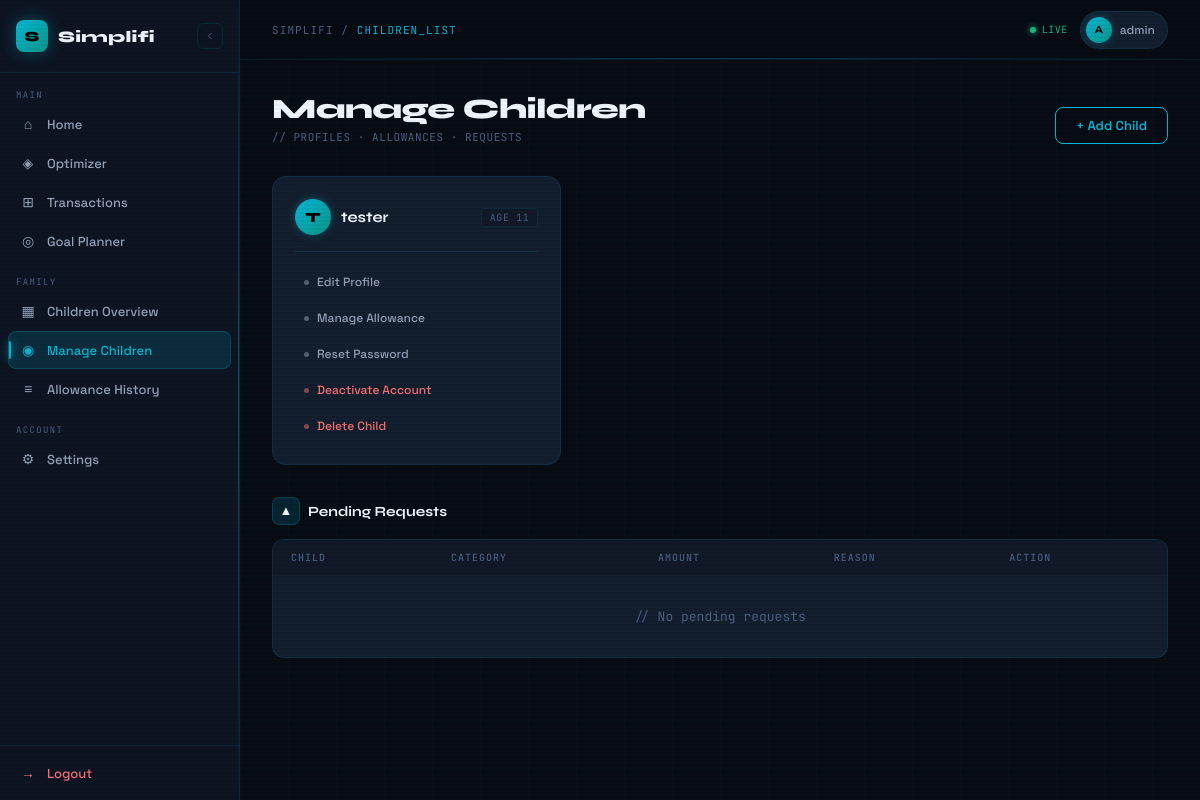
/children/list/ (signed in), run on the app's committed database.
### accounts/models.py (models this page shows, shortened)
class User(AbstractUser):
    ROLE_CHOICES = (
        ("parent", "Parent"),
        ("child", "Child"),
    )
    role = models.CharField(
        max_length=20,
        choices=ROLE_CHOICES,
        default="parent"
    )
    phone = models.CharField(max_length=15, blank=True)
    income_range = models.CharField(
        max_length=50,
        choices=[
            ('<5L', 'Below 5L'),
            ('5-10L', '5–10L'),
            ('10-25L', '10–25L'),
            ('25L+', '25L+'),
        ],
        blank=True
    )

### children/models.py (models this page shows, shortened)
class ChildProfile(models.Model):
    parent = models.ForeignKey(
        User,
        on_delete=models.CASCADE,
        related_name="children"
    )
    child_user = models.OneToOneField(
        User,
        on_delete=models.CASCADE,
        related_name="child_profile"
    )
    age = models.IntegerField(null=True, blank=True)
    created_at = models.DateTimeField(auto_now_add=True)
    is_active = models.BooleanField(default=True)

### children/views.py (the view)
# urls.py: path("list/", views.children_list, name="children_list"),
@login_required
def children_list(request):
    if request.user.role != "parent":
        return redirect("dashboard_home")
    children = ChildProfile.objects.filter(
        parent=request.user
    ).prefetch_related("fund_requests")
    requests = FundRequest.objects.filter(
        child__parent=request.user,
        status="pending"
    ).select_related("child", "category")
    return render(
        request,
        "children/children_list.html",
        {
            "children": children,
            "requests": requests
        }
    )

### children/templates/children/children_list.html (shortened to what this page needs)
{% extends "accounts/dashboard.html" %}
{% block content %}
<div class="page-header">
  <div>
    <div class="page-title">Manage Children</div>
    <div class="page-subtitle">// PROFILES · ALLOWANCES · REQUESTS</div>
  </div>
  <a href="{% url 'add_child' %}" class="submit-btn" style="text-decoration:none;display:inline-flex;align-items:center;">
    <span>+ Add Child</span>
  </a>
</div>
<div class="children-grid">
  {% for child in children %}
  <div class="child-card">
    <div class="cc-header">
      <div class="cc-avatar-wrap">
        <div class="cc-avatar">{{ child.child_user.username|first|upper }}</div>
        <div class="cc-name">{{ child.child_user.username }}</div>
      </div>
      <span class="cc-age">AGE {{ child.age }}</span>
    </div>
    <div class="cc-divider"></div>
    <div class="cc-actions">
      <a href="{% url 'edit_child' child.id %}" class="cc-action-link">
        <div class="cc-action-dot"></div> Edit Profile
      </a>
      <a href="{% url 'manage_allowance' child.id %}" class="cc-action-link">
        <div class="cc-action-dot"></div> Manage Allowance
      </a>
      <a href="{% url 'reset_child_password' child.id %}" class="cc-action-link">
        <div class="cc-action-dot"></div> Reset Password
      </a>
      <a href="{% url 'deactivate_child' child.id %}" class="cc-action-link danger">
        <div class="cc-action-dot"></div> Deactivate Account
      </a>
      <a href="{% url 'delete_child' child.id %}" class="cc-action-link danger"
         onclick="return confirm('Delete this child account permanently?')">
        <div class="cc-action-dot"></div> Delete Child
      </a>
    </div>
  </div>
  {% empty %}
  <div style="grid-column:1/-1;font-family:'JetBrains Mono',monospace;font-size:11px;color:var(--ink-3);padding:32px 0;">
    // No children added yet — click <strong style="color:var(--cyan)">+ Add Child</strong> to get started.
  </div>
  {% endfor %}
</div>
<div class="requests-section">
  <div class="section-title" style="margin-bottom:14px;">
    <div class="section-icon">▲</div>
    Pending Requests
  </div>
  <div class="table-wrap">
    <table>
      <thead>
        <tr>
          <th>Child</th>
          <th>Category</th>
          <th>Amount</th>
          <th>Reason</th>
          <th>Action</th>
        </tr>
      </thead>
      <tbody>
        {% for r in requests %}
        <tr>
          <td style="color:var(--ink);font-weight:600;">{{ r.child.child_user.username }}</td>
          <td>{{ r.category.name }}</td>
          <td class="mono">₹{{ r.amount }}</td>
          <td style="color:var(--ink-3);font-size:12px;max-width:200px;">{{ r.reason }}</td>
          <td style="display:flex;gap:6px;padding:13px 18px;">
            <a href="{% url 'approve_request' r.id %}" class="approve-link green">Approve</a>
            <a href="{% url 'reject_request' r.id %}" class="approve-link red">Reject</a>
          </td>
        </tr>
        {% empty %}
        <tr class="empty-row"><td colspan="5">// No pending requests</td></tr>
        {% endfor %}
      </tbody>
    </table>
  </div>
</div>
{% endblock %}

### accounts/templates/accounts/dashboard.html (shortened to what this page needs)
{% load static %}
<!DOCTYPE html>
<html lang="en">
<head>
</head>
<body>
<div class="shell">
  <aside class="sidebar" id="sidebar">
    <div class="sidebar-logo">
      <div class="logo-mark" onclick="toggleSidebar()">S</div>
      <span class="logo-text">Simplifi</span>
      <button class="toggle-btn" onclick="toggleSidebar()" title="Collapse">
        <svg width="12" height="12" fill="none" stroke="currentColor" stroke-width="2" viewBox="0 0 24 24">
          <path d="M15 18l-6-6 6-6"/>
        </svg>
      </button>
    </div>
    <nav>
      {% if request.user.role == "parent" %}
        <div class="nav-section-label">Main</div>
        <a href="{% url 'dashboard_home' %}" class="nav-link {% if request.resolver_match.url_name == 'dashboard_home' %}active{% endif %}">
          <span class="nav-icon">⌂</span>
          <span class="nav-label">Home</span>
        </a>
        <a href="{% url 'finance_overview' %}" class="nav-link {% if request.resolver_match.url_name == 'finance_overview' %}active{% endif %}">
          <span class="nav-icon">◈</span>
          <span class="nav-label">Optimizer</span>
        </a>
        <a href="{% url 'transactions' %}" class="nav-link {% if request.resolver_match.url_name == 'transactions' %}active{% endif %}">
          <span class="nav-icon">⊞</span>
          <span class="nav-label">Transactions</span>
        </a>
        <a href="{% url 'goal_dashboard' %}" class="nav-link {% if request.resolver_match.url_name == 'goal_dashboard' %}active{% endif %}">
          <span class="nav-icon">◎</span>
          <span class="nav-label">Goal Planner</span>
        </a>
        <div class="nav-section-label" style="margin-top:8px;">Family</div>
        <a href="{% url 'parent_children_dashboard' %}" class="nav-link">
          <span class="nav-icon">▦</span>
          <span class="nav-label">Children Overview</span>
        </a>
        <a href="{% url 'children_list' %}" class="nav-link {% if request.resolver_match.url_name == 'children_list' %}active{% endif %}">
          <span class="nav-icon">◉</span>
          <span class="nav-label">Manage Children</span>
        </a>
        <a href="{% url 'allowance_history' %}" class="nav-link">
          <span class="nav-icon">≡</span>
          <span class="nav-label">Allowance History</span>
        </a>
        <div class="nav-section-label" style="margin-top:8px;">Account</div>
        <a href="{% url 'settings_page' %}" class="nav-link {% if request.resolver_match.url_name == 'settings_page' %}active{% endif %}">
          <span class="nav-icon">⚙</span>
          <span class="nav-label">Settings</span>
        </a>
      {% endif %}
    </nav>
    <div class="sidebar-footer">
      <a href="{% url 'logout' %}" class="logout-link">
        <span class="nav-icon">→</span>
        <span class="logout-label">Logout</span>
      </a>
    </div>
  </aside>
  <div class="main" id="main">
    <div class="topbar">
      <div class="topbar-left">
        <div class="topbar-title">
          SIMPLIFI / <span>{{ request.resolver_match.url_name|upper|default:"DASHBOARD" }}</span>
        </div>
      </div>
      <div class="topbar-right">
        <div class="live-dot">
          <div class="live-pulse"></div>
          LIVE
        </div>
        <div class="user-chip">
          <div class="user-avatar">{{ request.user.username|first|upper }}</div>
          {{ request.user.username }}
        </div>
      </div>
    </div>
    <div class="content-area">
      {% block content %}{% endblock %}
    </div>
  </div>
</div>
</body>
</html>

### children/templates/children/children_list.html (style rules this page uses)
.children-grid { display: grid; grid-template-columns: repeat(3, 1fr); gap: 14px; margin-bottom: 32px; }
.child-card { background: var(--surface); border: 1px solid var(--border); border-radius: 14px; padding: 22px; position: relative; overflow: hidden; transition: border-color 0.3s, transform 0.3s, box-shadow 0.3s; animation: cardIn 0.5s cubic-bezier(0.16,1,0.3,1) both; display: flex; flex-direction: column; gap: 0; }
.child-card::before { content: ''; position: absolute; top: 0; left: 0; right: 0; height: 1px; background: linear-gradient(90deg, transparent, var(--cyan), transparent); opacity: 0; transition: opacity 0.3s; }
.child-card:nth-child(1) { animation-delay: 0.05s; }
.cc-header { display: flex; align-items: center; justify-content: space-between; margin-bottom: 16px; }
.cc-avatar-wrap { display: flex; align-items: center; gap: 10px; }
.cc-avatar { width: 36px; height: 36px; border-radius: 50%; background: linear-gradient(135deg, var(--cyan), var(--teal)); display: flex; align-items: center; justify-content: center; font-family: 'Syne', sans-serif; font-weight: 800; font-size: 14px; color: #000; box-shadow: 0 0 10px var(--cyan-glow); flex-shrink: 0; }
.cc-name { font-family: 'Syne', sans-serif; font-size: 15px; font-weight: 700; color: var(--ink); }
.cc-age { font-family: 'JetBrains Mono', monospace; font-size: 10px; color: var(--ink-3); background: var(--bg-3); border: 1px solid var(--border); padding: 2px 8px; border-radius: 4px; letter-spacing: 0.06em; }
.cc-divider { height: 1px; background: var(--border); margin-bottom: 14px; }
.cc-actions { display: flex; flex-direction: column; gap: 4px; }
.cc-action-link { display: flex; align-items: center; gap: 8px; padding: 7px 8px; border-radius: 7px; font-size: 12px; font-weight: 500; text-decoration: none; transition: background 0.15s, color 0.15s; color: var(--ink-2); border: 1px solid transparent; }
.cc-action-link.danger { color: #f87171; }
.cc-action-dot { width: 5px; height: 5px; border-radius: 50%; background: currentColor; flex-shrink: 0; opacity: 0.5; }
.requests-section { animation: cardIn 0.5s cubic-bezier(0.16,1,0.3,1) 0.25s both; }

### data on the page
User: user.username|first "A", user.username "admin"
ChildProfile: child_user.username|first "T", child_user.username "tester", age "11"

### other printed values
{{ request.resolver_match.url_name|upper|default:"DASHBOARD" }} "CHILDREN_LIST"
